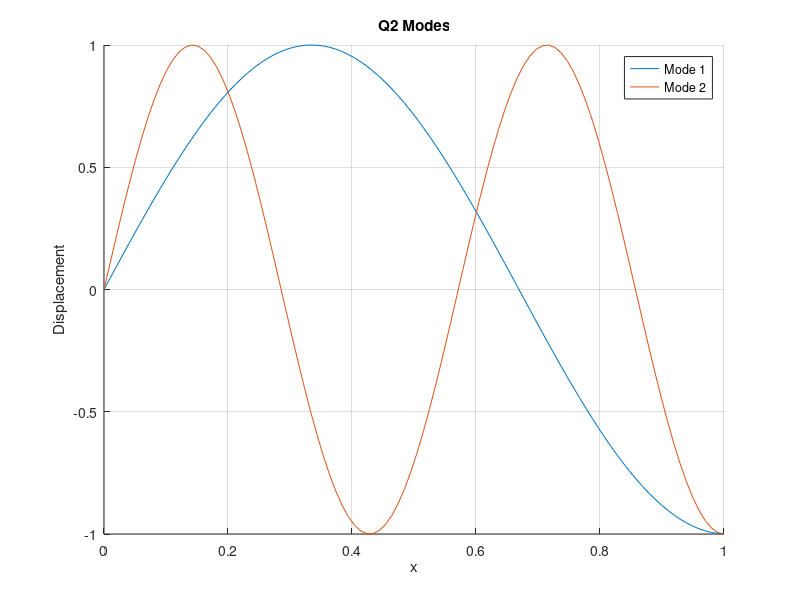

MATLAB code to generate this figure:
%Given
L = 1;
%Function 
fun = @(lambda) cosh(lambda*L).*cos(lambda*L) + 1;
% Number of eigenvalues to find 
numeigen = 2; 
%Bisection Method
to = 1e-6;
maxiter = 100;
lambdamin = 0;
lambdamax = 10;
eigenvalues = zeros(numeigen, 1);
eigenvectors = zeros(numeigen, 100);
for i = 1:numeigen 
    iter = 0; 
    while iter < maxiter 
        lambda = (lambdamin + lambdamax)/2;
        equationValue = fun(lambda);
        if abs(equationValue) < to
            break;
        elseif equationValue < 0 
            lambdamin = lambda; 
        else 
            lambdamax = lambda; 
        end 
        iter = iter + 1;
    end 
   eigenvalues(i) = lambda; 
  lambdamin = lambdamax;
  lambdamax = lambda + 10;
  x = linspace(0, L, 100);
  eigenvector = sin(lambda*x);
  eigenvectors(i, :) = eigenvector;
end

disp('Eigenvalues:');
disp(eigenvalues);

%Plot
figure;
hold on;
for i = 1:numeigen
    modeShape = eigenvectors(i, :);
    plot(x, modeShape);
end
grid on;
xlabel('x');
ylabel('Displacement');
title('Q2 Modes');
legend('Mode 1', 'Mode 2');
